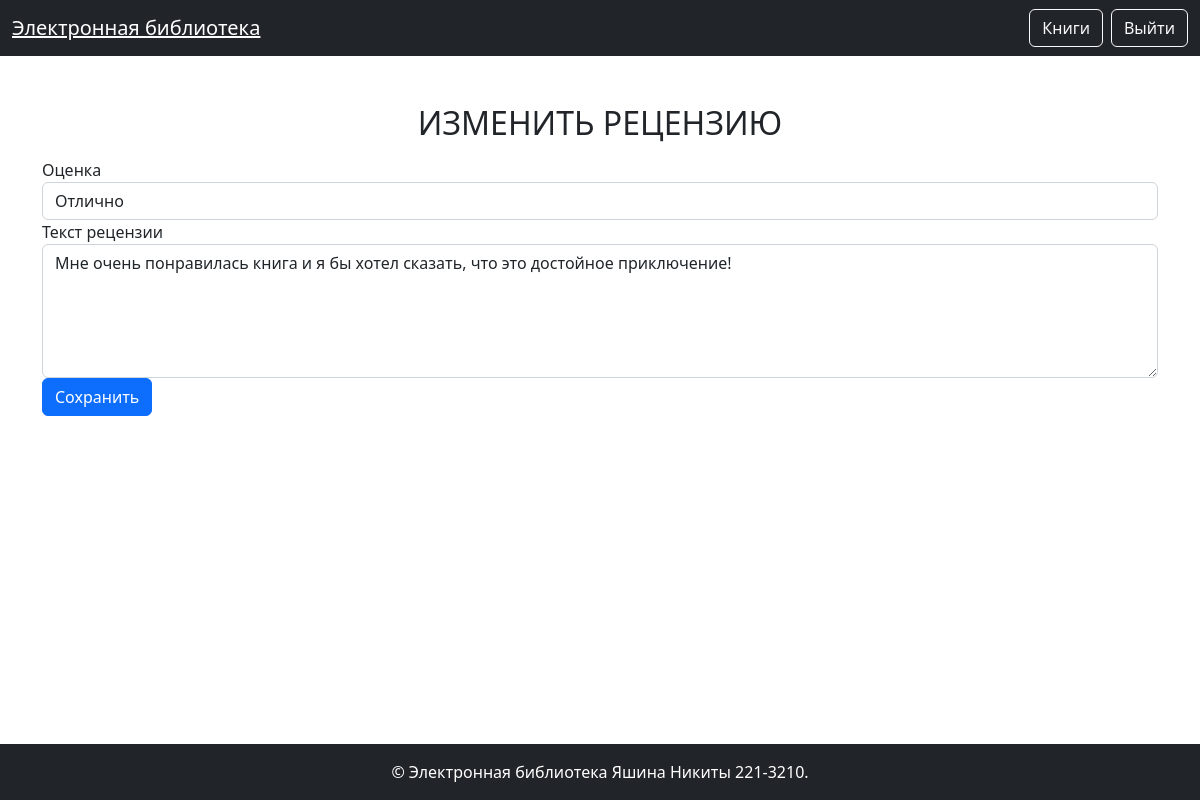
The app's page /books/2/review/3/edit (signed in) with its own data.
### models.py (models this page shows)
class Review(db.Model):
    id = db.Column(db.Integer, primary_key=True)
    book_id = db.Column(db.Integer, db.ForeignKey('book.id'), nullable=False)
    user_id = db.Column(db.Integer, db.ForeignKey('user.id'), nullable=False)
    rating = db.Column(db.Integer, nullable=False)
    text = db.Column(db.Text, nullable=False)
    created_at = db.Column(db.DateTime, server_default=db.func.now(), nullable=False)
    book = db.relationship('Book', backref=db.backref('reviews', lazy=True))
    user = db.relationship('User', backref=db.backref('reviews', lazy=True))

### books.py (the view)
@books_bp.route('/<int:book_id>/review/<int:review_id>/edit', methods=['GET', 'POST'])
@login_required
def edit_review(book_id, review_id):
    review = db.get_or_404(Review, review_id)
    if not (current_user.role_id in [1, 2] or current_user.id == review.user_id):
        flash('У вас недостаточно прав для доступа к данной странице!', 'danger')
        return redirect(url_for('books.show', book_id=book_id))
    if request.method == 'POST':
        review.rating = request.form.get('rating')
        review.text = Markup(escape(request.form.get('text'))).unescape()
        db.session.commit()
        flash('Ваша рецензия была успешно обновлена!', 'success')
        return redirect(url_for('books.show', book_id=book_id))
    return render_template('books/edit_review.html', review=review, book_id=book_id)

### auth.py (called while the page is built)
def load_user(user_id):
    user = db.session.get(User, int(user_id))
    return user

### templates/books/edit_review.html (shortened to what this page needs)
{% extends 'base.html' %}
{% block content %}
<div class="container mt-5">
    <h2 class="mb-3 text-center text-uppercase font-weight-bold">Изменить рецензию</h2>
    <form method="post">
        <div class="form-group">
            <label for="rating">Оценка</label>
            <select class="form-control" id="rating" name="rating">
                <option value="5" {% if review.rating == 5 %}selected{% endif %}>Отлично</option>
            </select>
        </div>
        <div class="form-group">
            <label for="text">Текст рецензии</label>
            <textarea class="form-control" id="text" name="text" rows="5">{{ review.text }}</textarea>
        </div>
        <button type="submit" class="btn btn-primary">Сохранить</button>
    </form>
</div>
{% endblock %}

### records on screen
Review: rating "Отлично", text "Мне очень понравилась книга и я бы хотел сказать, что это достойное приключение!"
